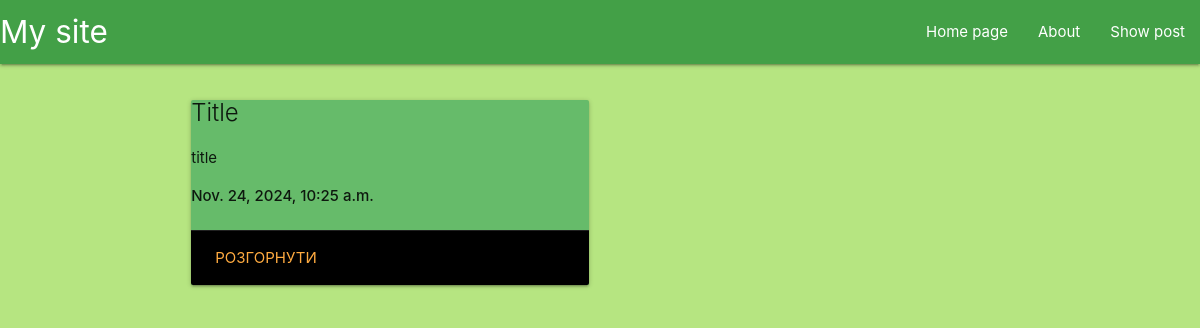
The app's page /post/, older data.
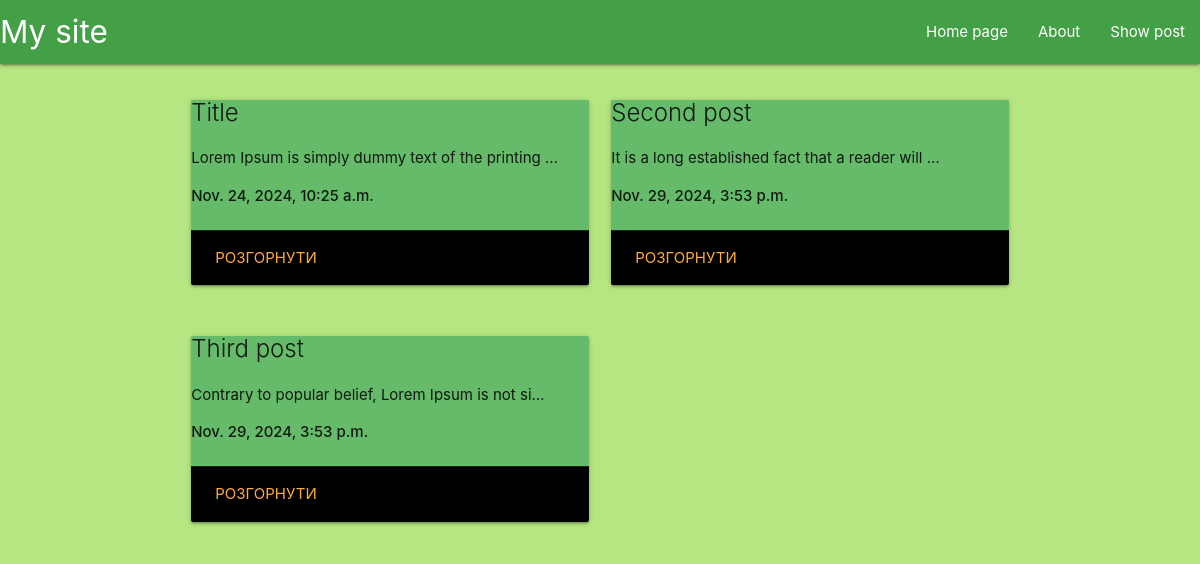
The same page, newer data.
### main/models.py (models this page shows)
class Post(models.Model):
    title = models.CharField(max_length=50)
    text = models.TextField()
    date_of_creation = models.DateTimeField(default = timezone.now)

### main/views.py (the view)
# urls.py: path('post/', views.show_post),
def show_post(request):
    posts = Post.objects.all()
    return render(request, 'post.html', {'all_posts':posts})

### main/templates/post.html (shortened to what this page needs)
{% extends 'base_html.html' %}
{%block content %}
<div class="container">
    <div class = "row">
        {% for post in all_posts %}
            <div class="col s6">
                <div class = "card green lighten-1">
                    <h2 class = "card-title">{{post.title}}</h2>
                    <p>{{post.text|truncatechars:50}}</p>
                    <strong>{{post.date_of_creation}}</strong>
                    <br><br>
                    <div class = "card-action black">
                        <a href="{%url 'one_post' post_id=post.id%}">Розгорнути</a>
                    </div>
                </div>
            </div>
        {% endfor %}
    </div>
</div>
{% endblock %}

### main/templates/base_html.html (shortened to what this page needs)
{% load static %}
<!DOCTYPE html>
<html lang="en">
<head>
    <link rel="stylesheet" href="{% static 'css/main.css' %}">
    <link rel="stylesheet" href="https://cdnjs.cloudflare.com/ajax/libs/materialize/1.0.0/css/materialize.min.css">
</head>
<body>
    <nav>
        <div class="nav-wrapper green darken-1">
            <a href="#" class="brand-logo">My site</a>
            <ul id="nav-mobile" class="right hide-on-med-and-down">
                <li><a href="/">Home page</a></li>
                <li><a href="/about">About</a></li>
                <li><a href="/post">Show post</a></li>
            </ul>
        </div>
    </nav>
    {% block content %}
    {% endblock %}
</body>
</html>

### main/static/css/main.css (style rules this page uses)
body { background: rgb(182, 229, 129); }

Row changes from the older to the newer data that the page shows:
changed Post "Title": text "title" → "Lorem Ipsum is simply dummy text of the printing …"
added Post: title "Second post", text "It is a long established fact that a reader will …", date_of_creation "Nov. 29, 2024, 3:53 p.m."
added Post: title "Third post", text "Contrary to popular belief, Lorem Ipsum is not si…", date_of_creation "Nov. 29, 2024, 3:53 p.m."
